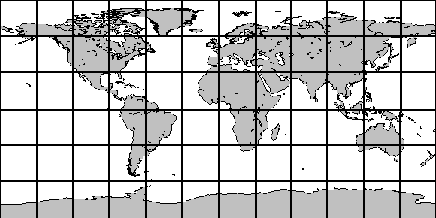
%> input picture earthmap1.PNG, 436 x 218 px
$ octave Get_Estimated_ECEF.m   (GNU Octave 9; MATLAB toolbox functions it lacks are replaced by stand-ins)
%> lines starting %> are read from the running program, lines starting %| are printed output that depends on the picture
### PlotEarthLatLong.m
%%%%%%%%%%%%%%%%%%%%%%%%%%%%%%%%%%%%%%%%%%%%%%%%%%%%%%%%%%%%%%%%%%%%%%
% PlotEarthLatLong.m - Script for plotting a Lat-Long map of the Earth to
% use for visualisation of the ground trace of your satellite orbit
% (AERO4701, 2017, Assignment 1). You may either use this script or cut and
% paste the code into your own script.
%
% By Mitch Bryson, 2017.
%

% Create figure and load topographical Earth map
figure
em = imread('earthmap1.png');
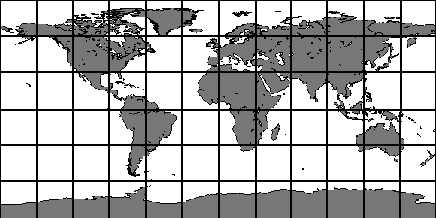
%> em: size 218x436 uint8; min 0, max 15, mean 10.51; drawn with min black and max white

% Plot Earth map
image([-180,180],[90,-90],em);
axis xy
title('Ground Trace of Orbit')
grid on
xlabel('Longitude (deg)')
ylabel('Latitude (deg)')
hold on

### Get_Estimated_ECEF.m
%% Assignment 2 Q2
%outputs the ECEF of the satellite and the estimated ECEF of the satellite

clc
clear all
close all

orbit_params(1)= 7162*1000;              %a - semi major axis meters
orbit_params(2)=0.0000872;                %e - eccentricity deg
orbit_params(3)=98.7401;                  %inc - inclination degrees
orbit_params(4)=142.1145;                 %Omega - degrees
orbit_params(5)=25.5213;                  %omega - degrees
orbit_params(6)=283.570800000000;         %Mo - Mean Anomaly
orbit_params(7)=2457866.50000000;         %Julian Day (Epoch) Sunday 23/4/17 UT1 00:00:00

% [16 lines of commented-out code are left out]
G = 6.67408e-11 ;
massearth = 5.972e24;
u = G * massearth;
rad2deg = 180/pi;
deg2rad = pi/180;

%% Get GLONASS data

PlotEarthLatLong
% ground station names and locations
% gs_names = {'Schyolkovo','Komsomolsk','St.Petersburg'};
% gs_llh = [55.910087  ,  38.009208   , 150;...
%     49.0156679, 33.6450451 , 72  ;...
%     59.9342802,  30.3350986 , 17];
%
% gs_llh = [55.910087  ,  38.009208   , 150;...
%     -49.0156679, 133.6450451 , 72  ;...
%     -79.9342802,  30.3350986 , 17];

gs_names = {'Adelaide, South Australia','Hermitage, UK','Cape Caneveral, Florida'};
gs_llh = [-33.9284989  ,  138.6007456   , 45;...
    51.4520259, -1.2754 , 110  ;...
    28.3922182,  -80.6077132 , 2];
% Plot the position of the ground stations
for t = 1 : length(gs_llh(:,1))
    hold on
    plot(gs_llh(t,2),gs_llh(t,1),'MarkerSize',5,'LineWidth',2,'Marker','x','Color','r')
end
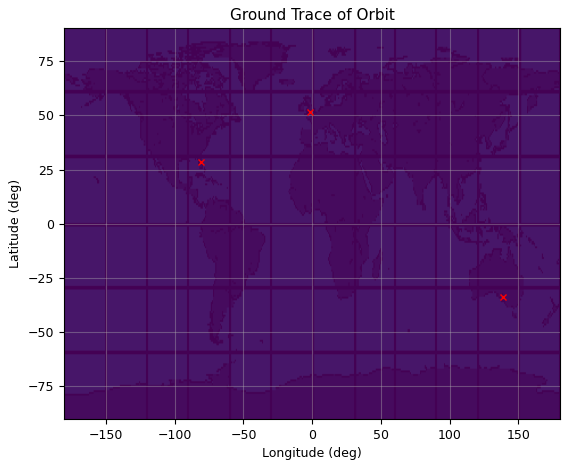
%> figure redrawn from the program's plot data

% Northern: Monday, 20 March 2017 at 10:29 UTC
%> (the run ends here)
